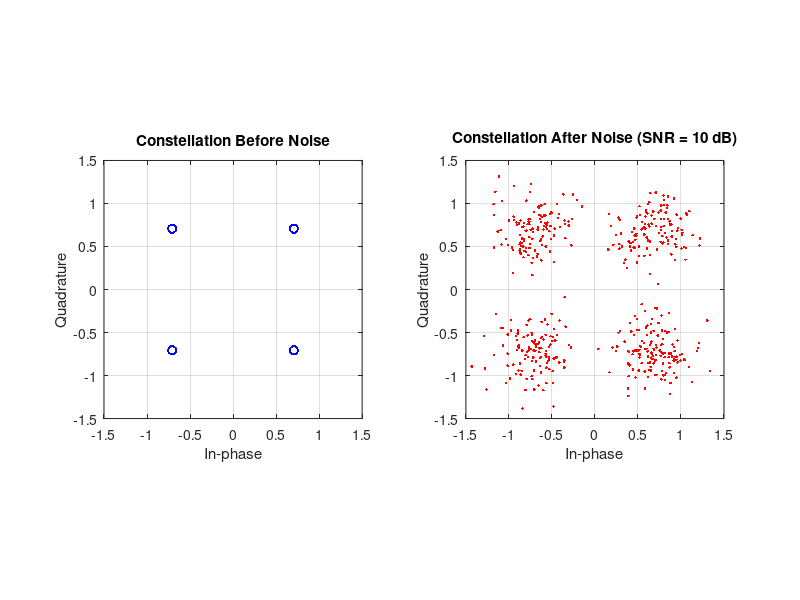
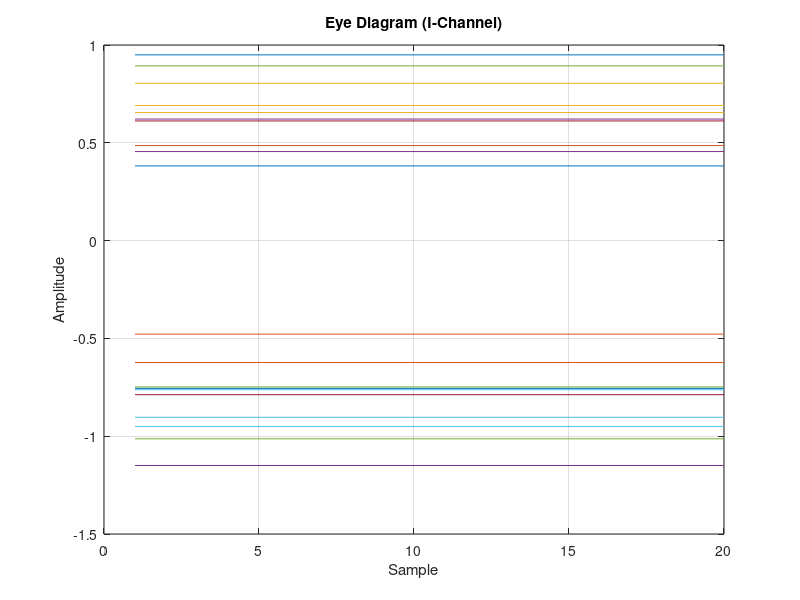
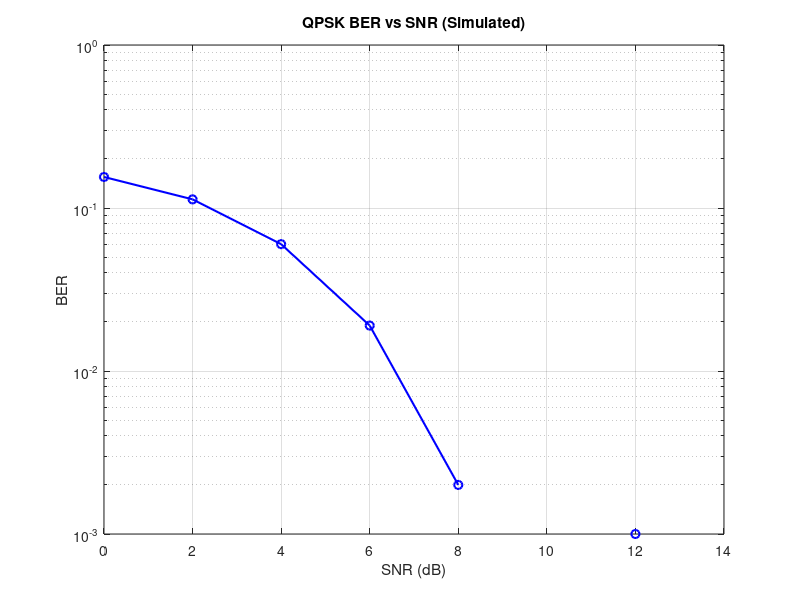

These charts were generated, in order, by the following MATLAB code:
clc; clear; close all;

N = 1000;
bits = randi([0 1], 1, N);
EbN0_dB = 10;
M = 4;
k = log2(M);
numSymbols = N/k;

symbols = zeros(1, numSymbols);
for i = 1:numSymbols
    b1 = bits(2*i-1);
    b2 = bits(2*i);
    if     b1==0 && b2==0, symbols(i) =  (1 + 1j);
    elseif b1==0 && b2==1, symbols(i) = (-1 + 1j);
    elseif b1==1 && b2==1, symbols(i) = (-1 - 1j);
    else                   symbols(i) = (1 - 1j);
    end
end
symbols = symbols / sqrt(2);

Es = mean(abs(symbols).^2);
EbN0 = 10^(EbN0_dB/10);
N0 = Es/(2*EbN0);
noise = sqrt(N0)*(randn(size(symbols)) + 1j*randn(size(symbols)));
rx = symbols + noise;

rx_bits = zeros(1, N);
for i = 1:numSymbols
    rI = real(rx(i));
    rQ = imag(rx(i));
    if     (rI>0 && rQ>0), rx_bits(2*i-1:2*i) = [0 0];
    elseif (rI<0 && rQ>0), rx_bits(2*i-1:2*i) = [0 1];
    elseif (rI<0 && rQ<0), rx_bits(2*i-1:2*i) = [1 1];
    else                   rx_bits(2*i-1:2*i) = [1 0];
    end
end

BER = sum(bits ~= rx_bits)/N;
fprintf('SNR = %d dB --> BER = %.5f\n', EbN0_dB, BER);

figure;
subplot(1,2,1);
plot(real(symbols), imag(symbols), 'bo'); axis equal; grid on;
title('Constellation Before Noise');
xlabel('In-phase'); ylabel('Quadrature');
xlim([-1.5 1.5]); ylim([-1.5 1.5]);
subplot(1,2,2);
plot(real(rx), imag(rx), 'r.'); axis equal; grid on;
title(['Constellation After Noise (SNR = ', num2str(EbN0_dB), ' dB)']);
xlabel('In-phase'); ylabel('Quadrature');
xlim([-1.5 1.5]); ylim([-1.5 1.5]);

samplesPerSymbol = 20;
t = 0:1/samplesPerSymbol:numSymbols-1/samplesPerSymbol;
tx_wave = repelem(real(symbols), samplesPerSymbol);
rx_wave = repelem(real(rx), samplesPerSymbol);
figure;
plot(reshape(rx_wave(1:400), samplesPerSymbol, []));
title('Eye Diagram (I-Channel)');
xlabel('Sample'); ylabel('Amplitude'); grid on;

SNR_dB = 0:2:15;
BER_sim = zeros(size(SNR_dB));
for k = 1:length(SNR_dB)
    EbN0 = 10^(SNR_dB(k)/10);
    N0 = Es/(2*EbN0);
    noise = sqrt(N0)*(randn(size(symbols)) + 1j*randn(size(symbols)));
    rx_temp = symbols + noise;
    rx_bits_temp = zeros(1, N);
    for i = 1:numSymbols
        rI = real(rx_temp(i)); rQ = imag(rx_temp(i));
        if     (rI>0 && rQ>0), rx_bits_temp(2*i-1:2*i) = [0 0];
        elseif (rI<0 && rQ>0), rx_bits_temp(2*i-1:2*i) = [0 1];
        elseif (rI<0 && rQ<0), rx_bits_temp(2*i-1:2*i) = [1 1];
        else                   rx_bits_temp(2*i-1:2*i) = [1 0];
        end
    end
    BER_sim(k) = sum(bits ~= rx_bits_temp)/N;
end

figure;
semilogy(SNR_dB, BER_sim, '-ob', 'LineWidth', 1.5);
grid on; xlabel('SNR (dB)'); ylabel('BER');
title('QPSK BER vs SNR (Simulated)');
